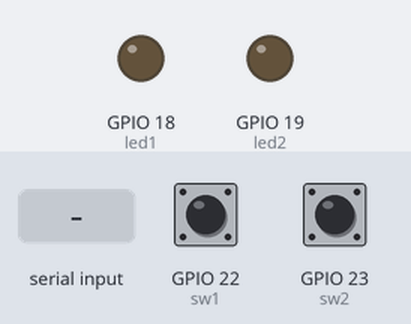
Recording of a program running on a simulated ESP32. On the bench: output pins drawn as LEDs (lit = HIGH). Inputs (shaded band) come from the test bench; at power-on: GPIO 22 (sw1) HIGH, GPIO 23 (sw2) HIGH.

Above: at 1.2 s.
1.3 s: "1" received over Serial
At 2.5 s:
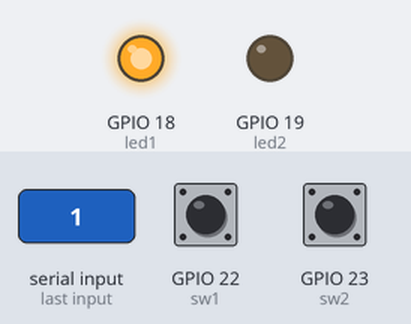
2.8 s: "2" received over Serial
At 3.7 s:
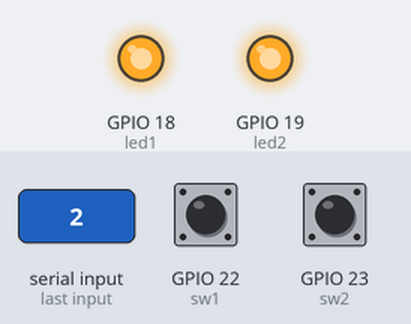
4.3 s: "1" received over Serial
At 4.9 s:
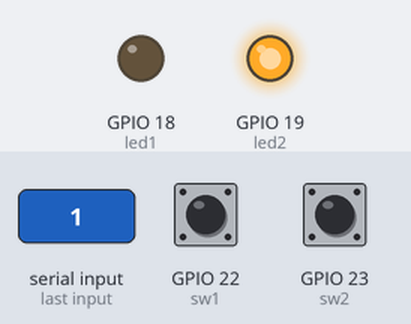
Timing chart, 0 to 7.3 s (numbered marks = the images above; inputs shaded):
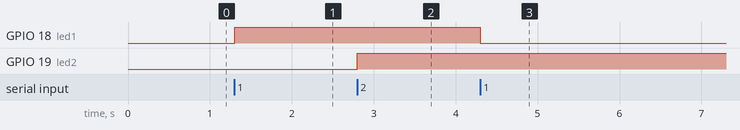

The program:

main.cpp
```cpp
#include <Arduino.h>

const int led1 = 18;
const int led2 = 19;
const int sw1  = 22;
const int sw2  = 23;

void setup() {
    Serial.begin(115200);
    pinMode(led1, OUTPUT);
    pinMode(led2, OUTPUT);
    pinMode(sw1, INPUT_PULLUP);
    pinMode(sw2, INPUT_PULLUP);
}

void loop() {
    // Monitoring Switch
    static int last1 = HIGH, last2 = HIGH;
    int s1 = digitalRead(sw1);
    int s2 = digitalRead(sw2);

    if (s1 == LOW && last1 == HIGH) Serial.println("Switch 1 Ditekan!");
    if (s2 == LOW && last2 == HIGH) Serial.println("Switch 2 Ditekan!");

    last1 = s1; last2 = s2;

    // Control LED dari GUI
    if (Serial.available() > 0) {
        char cmd = Serial.read();
        if (cmd == '1') digitalWrite(led1, !digitalRead(led1));
        if (cmd == '2') digitalWrite(led2, !digitalRead(led2));
    }
}
```

Measured:
- after the input at 1.3 s, GPIO 18 (led1): LOW → HIGH at once
- after the input at 2.8 s, GPIO 19 (led2): LOW → HIGH at once
- after the input at 4.3 s, GPIO 18 (led1): HIGH → LOW at once
